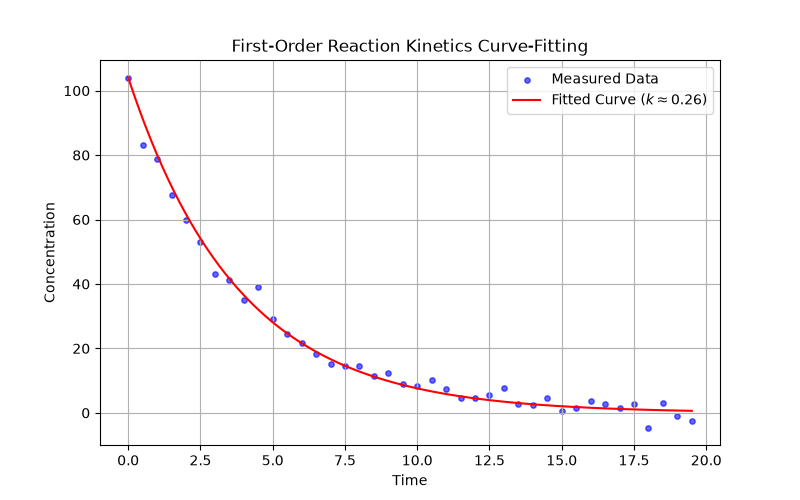

The Python source for this figure:
import numpy as np
import matplotlib.pyplot as plt
from scipy.optimize import minimize

# 1. Read kinetics.csv
t, C_meas = np.loadtxt('kinetics.csv', delimiter=',', skiprows=1, unpack=True)

# 2. Set C0 to the first concentration value
C0 = C_meas[0]

# 3. Write total_error(k) to minimise the squared error
def total_error(k_array):
    k = k_array[0] # minimize passes parameters as an array
    C_model = C0 * np.exp(-k * t)
    return np.sum((C_meas - C_model)**2)

# 4. Minimise the error using SLSQP
result = minimize(total_error, x0=[0.5], method="SLSQP", bounds=[(0, 5)])
k_fit = result.x[0]

# 5. Print the fitted k
print(f"Fitted k: {k_fit:.4f}")

# 6. Plot the data with the fitted curve
plt.figure(figsize=(8, 5))
plt.scatter(t, C_meas, label='Measured Data', color='blue', alpha=0.6, s=15)

t_smooth = np.linspace(t.min(), t.max(), 100)
C_fit = C0 * np.exp(-k_fit * t_smooth)
plt.plot(t_smooth, C_fit, label=f'Fitted Curve ($k \\approx {k_fit:.2f}$)', color='red')

plt.xlabel('Time')
plt.ylabel('Concentration')
plt.title('First-Order Reaction Kinetics Curve-Fitting')
plt.legend()
plt.grid(True)

# Save the figure
plt.savefig('kinetics.png')
print("kinetics.png saved successfully.")
